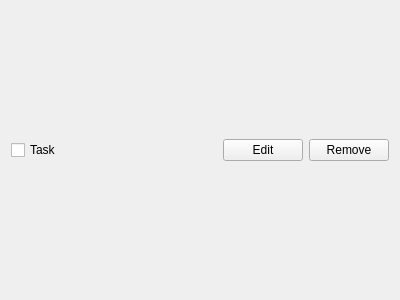
<?xml version="1.0" encoding="UTF-8"?>
<ui version="4.0">
 <class>Task</class>
 <widget class="QWidget" name="Task">
  <property name="geometry">
   <rect>
    <x>0</x>
    <y>0</y>
    <width>400</width>
    <height>300</height>
   </rect>
  </property>
  <property name="windowTitle">
   <string>Form</string>
  </property>
  <layout class="QHBoxLayout" name="horizontalLayout">
   <item>
    <widget class="QCheckBox" name="checkbox">
     <property name="text">
      <string>Task</string>
     </property>
    </widget>
   </item>
   <item>
    <spacer name="horizontalSpacer">
     <property name="orientation">
      <enum>Qt::Horizontal</enum>
     </property>
     <property name="sizeHint" stdset="0">
      <size>
       <width>40</width>
       <height>20</height>
      </size>
     </property>
    </spacer>
   </item>
   <item>
    <widget class="QPushButton" name="editTaskButton">
     <property name="text">
      <string>Edit</string>
     </property>
    </widget>
   </item>
   <item>
    <widget class="QPushButton" name="removeTaskButton">
     <property name="text">
      <string>Remove</string>
     </property>
    </widget>
   </item>
  </layout>
 </widget>
 <resources/>
 <connections/>
</ui>
